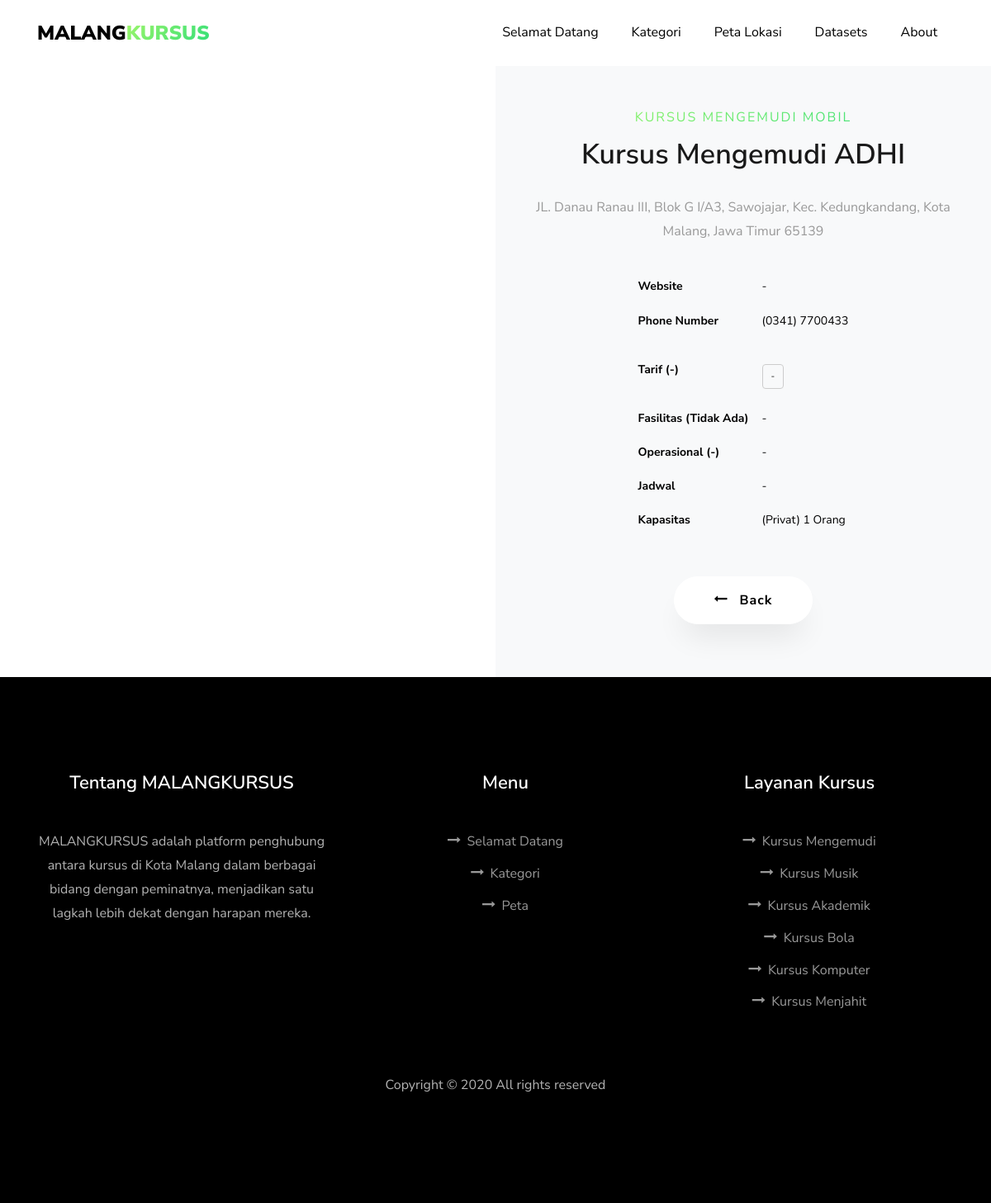
/location-map-detail.php?kategori=kursus_mengemudi&id=1, run on the app's committed database.
### tables this page shows
CREATE TABLE `kursus_mengemudi` (
  `id` int(11) NOT NULL,
  `nama` varchar(100) NOT NULL,
  `kategori` varchar(100) NOT NULL,
  `alamat` text NOT NULL,
  `lat` double NOT NULL,
  `long` double NOT NULL,
  `no_telpon` varchar(20) NOT NULL,
  `website` text NOT NULL,
  `tarif` varchar(50) NOT NULL,
  `keterangan_tarif` text,
  `fasilitas` text NOT NULL,
  `keterangan_fasilitas` text,
  `jadwal` varchar(50) NOT NULL,
  `keterangan_jadwal` text,
  `operasional` text NOT NULL,
  `keterangan_operasional` text,
  `kapasitas` varchar(50) NOT NULL,
  `keterangan_kapasitas` text
);

### location-map-detail.php (the view, shortened to what this page needs)
<!DOCTYPE html>
<html lang="en">
    <?php
      include "content/header-references.php";
      include "server/connection.php";
      $dbConn = mysqli_connect($dbServer, $dbUsr, $dbPasswd) or die(mysqli_error());
      mysqli_select_db($dbConn, $dbName);
      $tipe_kursus = $_GET["kategori"];
      $id_kursus = $_GET["id"];
      $sql = "SELECT * FROM $tipe_kursus WHERE id='$id_kursus'";
      $result = mysqli_query($dbConn, $sql);
      while ($row = mysqli_fetch_array($result)) {
    ?>
    <body data-spy="scroll" data-target=".site-navbar-target" data-offset="300">
        <?php include "content/location-map/map-references.php"; ?>
          <?php include "content/global-header.php"; ?>
              <section class="ftco-section contact-section ftco-no-pb" id="contact-section" style="padding: 5em 0 0 0;">
                <div class="container" style="max-width: inherit;padding: 0">
                  <div class="row no-gutters block-9">
                    <div class="col-md-6 order-md-last d-flex">
                      <form method="GET" action="<?=htmlspecialchars($_SERVER["PHP_SELF"]);?>" class="bg-light p-5 contact-form" style="text-align: -webkit-center;">
                        <div class="row justify-content-start pb-3">
                          <div class="col-md-12 heading-section ftco-animate fadeInUp ftco-animated">
                            <span class="subheading"><?=$row['kategori']?></span>
                            <h2 class="mb-4" style="font-size: 34px; text-transform: capitalize;"><?=$row['nama']?></h2>
                            <p><?=$row['alamat']?></p>
                          </div>
                        </div>
                        <div class="row">
                          <div class="col-sm-12">
                            <table class="detail" style="font-size: 14px;color: black;">
                              <tr><th style="padding:8px">Website</th><td style="padding:8px"><?=$row['website']?></td></tr>
                              <tr><th style="padding:8px">Phone Number</th><td style="padding:8px"><?=$row['no_telpon']?></td></tr>
                              <tr>
                                <th style="padding:8px">Tarif (<?=$row['tarif']?>)</th>
                                <td style="padding:8px">
                                  <div class="tag-widget post-tag-container mt-4">
                                    <div class="tagcloud">
                                      <?php
                                        $array_tarif = explode(";", $row['keterangan_tarif']);
                                        foreach ($array_tarif as $tarif) {
                                          if ($tarif != "") {
                                          ?>
                                            <a class="tag-cloud-link"><?=$tarif?></a>
                                          <?php
                                          }
                                        }
                                      ?>
                                    </div>
                                  </div>
                                </td>
                              </tr>
                              <tr>
                                <th style="padding:8px">Fasilitas (<?=$row['fasilitas']?>)</th>
                                <td style="padding:8px"><?=$row['keterangan_fasilitas']?></td>
                              </tr>
                              <tr><th style="padding:8px">Operasional (<?=$row['operasional']?>)</th><td style="padding:8px"><?=$row['keterangan_operasional']?></td></tr>
                              <tr><th style="padding:8px">Jadwal</th><td style="padding:8px"><?=$row['jadwal']?></td></tr>
                              <tr><th style="padding:8px">Kapasitas</th><td style="padding:8px">(<?=$row['kapasitas']?>) <?=$row['keterangan_kapasitas']?></td></tr>
                            </table>
                          </div>
                        </div>
                        <div class="row" style="padding-top: 3rem">
                          <div class="col-sm-12">
                            <div class="form-group footer" style="text-align: center !important">
                              <a href="location-map.php" class="btn btn-white py-3 px-5">
                              <span class="icon-long-arrow-left mr-2"></span> Back
                              </a>
                            </div>
                          </div>
                        </div>
                      </form>
                    </div>
                    <div class="col-md-6 d-flex">
                      <div id="map" class="bg-white"></div>
                    </div>
                  </div>
                </div>
              </section>
          <?php include "content/global-footer.php"; ?>
    </body>
    <?php
      }
    ?>
</html>

### content/header-references.php (shortened to what this page needs)
<head>
	<link rel="stylesheet" href="css/open-iconic-bootstrap.min.css">
	<link rel="stylesheet" href="css/animate.css">
	<link rel="stylesheet" href="css/owl.carousel.min.css">
	<link rel="stylesheet" href="css/owl.theme.default.min.css">
	<link rel="stylesheet" href="css/magnific-popup.css">
	<link rel="stylesheet" href="css/aos.css">
	<link rel="stylesheet" href="css/ionicons.min.css">
	<link rel="stylesheet" href="css/flaticon.css">
	<link rel="stylesheet" href="css/icomoon.css">
	<link rel="stylesheet" href="css/style.css">
	<link rel="stylesheet" href="css/style-custom.css">
	<link rel="stylesheet" href="css/bootstrap-select.css" />
	<link rel="stylesheet" type="text/css" href="css/jquery.dataTables.css">
</head>

### content/location-map/map-references.php (shortened to what this page needs)
<link rel="stylesheet" href="map/leaflet/dist/leaflet.css" />
<link rel="stylesheet" href="map/pancontrol/L.Control.Pan.css" />
<link rel="stylesheet" href="map/pancontrol/L.Control.FullScreen.css" />

### content/global-header.php (shortened to what this page needs)
<nav class="navbar navbar-expand-lg navbar-dark ftco_navbar bg-dark ftco-navbar-light site-navbar-target" id="ftco-navbar">
    <div class="container">
        <a class="navbar-brand" href="index.html">MALANG<span>KURSUS</span></a>
        <div class="collapse navbar-collapse" id="ftco-nav">
            <ul class="navbar-nav nav ml-auto">
                <li class="nav-item"><a href="index.php" class="nav-link"><span>Selamat Datang</span></a></li>
                <li class="nav-item"><a href="index.php#services-section" class="nav-link"><span>Kategori</span></a></li>
                <li class="nav-item"><a href="location-map.php" class="nav-link"><span>Peta Lokasi</span></a></li>
                <li class="nav-item"><a href="datasets.php" class="nav-link"><span>Datasets</span></a></li>
                <li class="nav-item"><a href="about.php" class="nav-link"><span>About</span></a></li>
            </ul>
        </div>
    </div>
</nav>

### content/global-footer.php
<footer class="ftco-footer ftco-section">
    <div class="container">
        <div class="row mb-5" style="text-align: center;">
            <div class="col-md">
                <div class="ftco-footer-widget mb-4">
                    <h2 class="ftco-heading-2">Tentang MALANGKURSUS</h2>
                    <p>MALANGKURSUS adalah platform penghubung antara kursus di Kota Malang dalam berbagai bidang
                        dengan peminatnya, menjadikan satu lagkah lebih dekat dengan harapan mereka.</p>
                </div>
            </div>
            <div class="col-md">
                <div class="ftco-footer-widget mb-4 ml-md-4">
                    <h2 class="ftco-heading-2">Menu</h2>
                    <ul class="list-unstyled">
                        <li><a href="index.php"><span class="icon-long-arrow-right mr-2"></span>Selamat Datang</a></li>
                        <li><a href="index.php#services-section"><span class="icon-long-arrow-right mr-2"></span>Kategori</a></li>
                        <li><a href="location-map.php"><span class="icon-long-arrow-right mr-2"></span>Peta</a></li>
                    </ul>
                </div>
            </div>
            <div class="col-md">
                <div class="ftco-footer-widget mb-4">
                    <h2 class="ftco-heading-2">Layanan Kursus</h2>
                    <ul class="list-unstyled">
                        <li><a href="location-map.php?category=mengemudi"><span class="icon-long-arrow-right mr-2"></span>Kursus Mengemudi</a></li>
                        <li><a href="location-map.php?category=musik"><span class="icon-long-arrow-right mr-2"></span>Kursus Musik</a></li>
                        <li><a href="location-map.php?category=akademik"><span class="icon-long-arrow-right mr-2"></span>Kursus Akademik</a></li>
                        <li><a href="location-map.php?category=bola"><span class="icon-long-arrow-right mr-2"></span>Kursus Bola</a></li>
                        <li><a href="location-map.php?category=komputer"><span class="icon-long-arrow-right mr-2"></span>Kursus Komputer</a></li>
                        <li><a href="location-map.php?category=menjahit"><span class="icon-long-arrow-right mr-2"></span>Kursus Menjahit</a></li>
                    </ul>
                </div>
            </div>
        </div>
        <div class="row">
            <div class="col-md-12 text-center">
                <p>
                    Copyright &copy;
                    <script>document.write(new Date().getFullYear());</script> All rights reserved
                </p>
            </div>
        </div>
    </div>
</footer>

### css/icomoon.css (style rules this page uses)
[class^="icon-"], [class*=" icon-"] { font-family: 'icomoon' !important; speak: none; font-style: normal; font-weight: normal; font-variant: normal; text-transform: none; line-height: 1; -webkit-font-smoothing: antialiased; -moz-osx-font-smoothing: grayscale; }
.icon-long-arrow-left:before { content: "\f177"; }
.icon-long-arrow-right:before { content: "\f178"; }

### css/style-custom.css (style rules this page uses)
.form-group.footer .btn { font-weight: bold !important; letter-spacing: 1px !important; }
.btn { cursor: pointer !important }
.form-group { text-align: left !important; }

### data on the page
kursus_mengemudi: kategori "KURSUS MENGEMUDI MOBIL", nama "Kursus Mengemudi ADHI", alamat "JL. Danau Ranau III, Blok G I/A3, Sawojajar, Kec. Kedungkandang, Kota Malang, Jawa Timur 65139", website "-", no_telpon "(0341) 7700433", tarif "-", keterangan_tarif "-", fasilitas "Tidak Ada", keterangan_fasilitas "-", operasional "-", keterangan_operasional "-", jadwal "-", kapasitas "Privat", keterangan_kapasitas "1 Orang"
